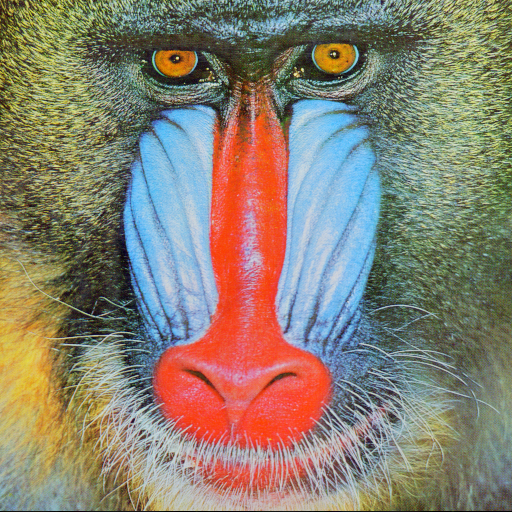
#> input picture Lab4 Week5/image/mandril.bmp, 512 x 512 px, found by its file name
$ python DLPLab.py
#> lines starting #> are read from the running program, lines starting #| are printed output that depends on the picture
### Lab4 Week5/Frequency Domain-B/ImageManager.py
from PIL import Image
import numpy as np
from FrequencyDomainManager import FrequencyDomainManager

class ImageManager:

    Fn = None

    #attributes
    width = None
    height = None
    bitDepth = None

    img = None
    data = None
    original = None

    def read(self, fileName):
        global Fn
        global img
        global data
        global original
        global width
        global height
        global bitDepth


        img = Image.open(fileName)
        data = np.array(img)
        original = np.copy(data)
        width = data.shape[0]
        height = data.shape[1]

        print("ImShape = ", width, height)

        mode_to_bpp = {"1": 1, "L": 8, "P": 8, "RGB": 24, "RGBA": 32, "CMYK": 32,"YCbCr": 24, "LAB": 24, "HSV": 24, "I": 32, "F": 32}
        bitDepth = mode_to_bpp[img.mode]

        print("Image %s width %s x %s pixels (%s bits per pixel) has been read!" % (img, width, height, bitDepth))

    def write(self, fileName):
        global img
        img = Image.fromarray(data)
        try:
            img.save(fileName)
        except:
            print("Write file error")
        else:
            print("Image %s has been written!" % (fileName))

    def convertToGrayscale(self):
        global data
        for y in range(height):
            for x in range(width):
                r = data[x, y, 0]
                g = data[x, y, 1]
                b = data[x, y, 2]
                gray = (int)((0.2126*r) + int(0.7152*g) + int(0.0722*b))
                data[x, y, 0] = gray
                data[x, y, 1] = gray
                data[x, y, 2] = gray

    # Frequency Domain
    def getFrequencyDomain(self, fileName):

        global Fn
        global img
        global data
        global original
        global width
        global height
        global bitDepth

        self.convertToGrayscale()
        fft = FrequencyDomainManager(self, fileName)
        self.restoreToOriginal()

        return fft


    # copy
    def restoreToOriginal(self):
        global data
        data = np.copy(original)


### Lab4 Week5/Frequency Domain-B/FrequencyDomainManager.py
from PIL import Image
import ImageManager as im
import numpy as np
import math
# from matplotlib import pyplot as plt
import cmath
import sys

class FrequencyDomainManager:

    data = None
    width = None
    height = None
    imgWidth = None
    imgHeight = None
    original = None
    im = None

    def __init__(self, IM, fileName):

        global im
        global data
        global original
        global width
        global height

        print(IM)

        self.im = Image.open(fileName)
        data = np.array(self.im)
        self.original = np.copy(self.data)
        self.imgWidth = data.shape[0]
        self.imgHeight = data.shape[1]

        self.width = self.nextPowerOf2(self.imgWidth)
        self.height = self.nextPowerOf2(self.imgHeight)

        self.data = np.zeros((self.width, self.height), dtype=np.complex64)

        for y in range(self.imgHeight):
            for x in range(self.imgWidth):
                gray = im.data[x, y, 0]
                self.data[x, y] = gray + 0j

        self.fft2d(False)
        self.shifting()

        self.original = np.copy(self.data)

    def shifting(self):
        halfWidth = self.width // 2
        halfHeight = self.height // 2

        self.data = np.roll(self.data, halfHeight, axis = 0)
        self.data = np.roll(self.data, halfWidth, axis = 1)

    def nextPowerOf2(self, a):
        b = 1
        while (b < a):
            b = b << 1
        return b

    def fft(self, x):

        n = self.nextPowerOf2(len(x))

        # base case
        if (n == 1):
            return x

        # radix 2 Cooley-Tukey FFT
        # even terms
        evenFFT = np.array(self.fft(x[0::2]), dtype=np.complex128)

        # odd terms
        oddFFT = np.array(self.fft(x[1::2]), dtype=np.complex128)

        # compute FFT
        factor = np.array([math.cos(-2 * k * math.pi / n) + math.sin(-2 * k * math.pi / n) * 1j for k in range(n // 2)], dtype=np.complex128)
        factor = factor * oddFFT
        return [evenFFT[k] + factor[k] for k in range(n // 2)] + [evenFFT[k] - factor[k] for k in range(n // 2)]

    def fft2d(self, invert):
        # horizontal first
        if (not invert):
            self.data = [self.fft(row) for row in self.data]
        else:
            self.data = [self.ifft(row) for row in self.data]

        self.data = np.transpose(self.data)

        # then vertical
        if (not invert):
            self.data = [self.fft(row) for row in self.data]
        else:
            self.data = [self.ifft(row) for row in self.data]

        self.data = np.transpose(self.data)

    def writeSpectrumLogScaled(self, fileName):
        temp = np.zeros((self.height, self.width, 3))

        spectrum = np.absolute(self.data)
        max = np.max(spectrum)
        min = np.min(spectrum)

        min = 0 if min < 1.0 else cmath.log10(min)
        max = 0 if max < 1.0 else cmath.log10(max)

        for y in range(self.height):
            for x in range(self.width):
                spectrumV = spectrum[x, y]
                spectrumV = 0 if spectrumV < 1.0 else cmath.log10(spectrumV)
                spectrumV = ((spectrumV - min) * 255.0 / (max - min))

                spectrumV = 255.0 if float(spectrumV.real) > 255.0 else spectrumV
                spectrumV = 0 if float(spectrumV.real) < 0 else spectrumV

                temp[x, y, 0] = float(spectrumV.real)
                temp[x, y, 1] = float(spectrumV.real)
                temp[x, y, 2] = float(spectrumV.real)

        img = Image.fromarray(temp.astype(np.uint8))
        try:
            img.save(fileName)
        except:
            print("Write file error")
        else:
            print("Image %s has been written!" % (fileName))

    def writePhase(self, fileName):

        temp = np.zeros((self.height, self.width, 3))

        phase = np.angle(self.data)
        max = np.max(phase)
        min = np.min(phase)

        for y in range(self.height):
            for x in range(self.width):
                phaseV = phase[x,y]
                phaseV = ((phaseV - min) * 255 / (max - min))

                phaseV = 255 if phaseV > 255 else phaseV
                phaseV = 0 if phaseV < 0 else phaseV

                temp[x, y, 0] = phaseV
                temp[x, y, 1] = phaseV
                temp[x, y, 2] = phaseV

        img = Image.fromarray(temp.astype(np.uint8))
        try:
            img.save(fileName)
        except:
            print("Write file error")
        else:
            print("Image %s has been written!" % (fileName))

    def ifft(self, x):
        n = len(x)

        # conjugate then fft for the inverse
        x = np.conjugate(x)
        x = self.fft(x)
        x = np.conjugate(x)

        x = x / n

        return x

    def getInverse(self):

        global im
        global data

        self.shifting()
        self.fft2d(True)

        dataRe = np.real(self.data)
        for y in range(self.height):
            for x in range(self.width):
                color = dataRe[x, y]
                color = 255 if color > 255 else color
                color = 0 if color < 0 else color

                im.data[x, y, 0] = color
                im.data[x, y, 1] = color
                im.data[x, y, 2] = color

    # Lowpass Filter
    def ILPF(self, radius):
        if (radius <= 0 or radius > min(self.width/2, self.height/2)):
            print("INVALID Radius!")
            return
        centerX = self.width // 2
        centerY = self.height // 2

        for y in range(self.height):
            for x in range(self.width):
                if ((x - centerX) ** 2 + (y - centerY) ** 2 > radius ** 2):
                    self.data[x, y] = 0 + 0j

    # Highpass Filter
    # [12 lines left out: function IHPF, not called in this run]


### Lab4 Week5/Frequency Domain-B/DLPLab.py
from PIL import Image
import numpy as np
from ImageManager import ImageManager
from FrequencyDomainManager import FrequencyDomainManager

img = Image.open("image/mandril.bmp")
#> img is the input picture: PIL image 512x512 RGB; mean R, G, B 137.4, 128.9, 113.1
data = np.array(img)

# shape array
width = data.shape[0]
#> width = 512
height = data.shape[1]
#> height = 512

print(width, height)
#| 512 512

mode_to_bpp = {"1": 1, "L": 8, "P": 8, "RGB": 24, "RGBA": 32, "CMYK": 32, "YCbCr": 24, "LAB": 24, "HSV": 24, "I": 32, "F": 32}
bitDepth = mode_to_bpp[img.mode]
#> bitDepth = 24

print("Image %s with %s x %s pixels (%s bits per pixel) has been read!" % (img, width, height, bitDepth))
#| Image <PIL.BmpImagePlugin.BmpImageFile image mode=RGB size=512x512 at 0x7F523A4DB290> with 512 x 512 pixels (24 bits per pixel) has been read!

im = ImageManager()
im.read("image/mandril.bmp")
#| ImShape =  512 512
#| Image <PIL.BmpImagePlugin.BmpImageFile image mode=RGB size=512x512 at 0x7F523A4D8650> width 512 x 512 pixels (24 bits per pixel) has been read!

# Get the frequency domain of the image
fft = im.getFrequencyDomain("image/mandril.bmp")
#> after the loop in convertToGrayscale, `for y in range(height):`:
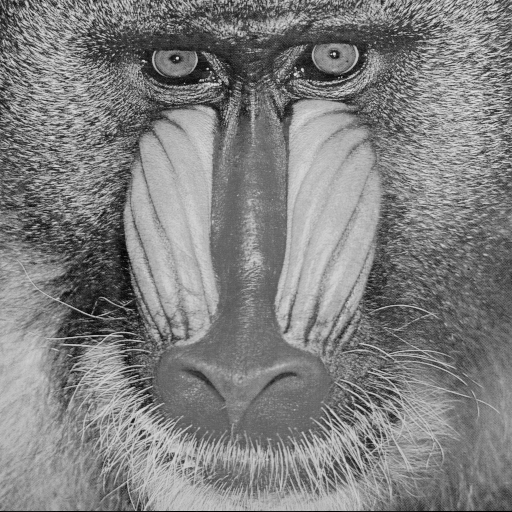
#> data: shape (512, 512, 3); min 0, max 231, mean 128

# # Write the log-scaled spectrum to an image file
fft.writeSpectrumLogScaled("image/mandrilSpectrum.png")
#> after the loop in writeSpectrumLogScaled, `for y in range(self.height):`:
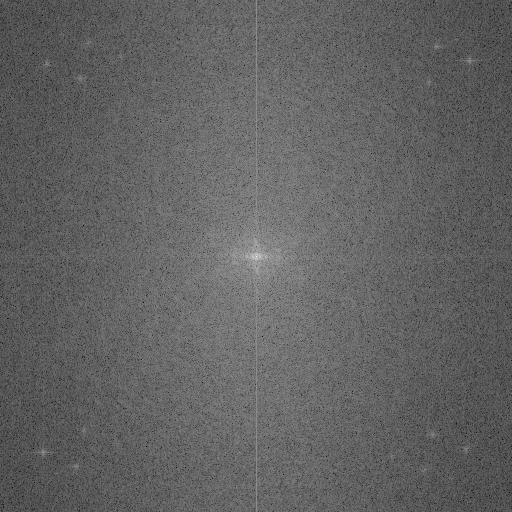
#> temp: shape (512, 512, 3) float64; min 0, max 255, mean 98.7

# # Write the phase spectrum to an image file
fft.writePhase("image/mandrilPhase.png")
#> after the loop in writePhase, `for y in range(self.height):`:
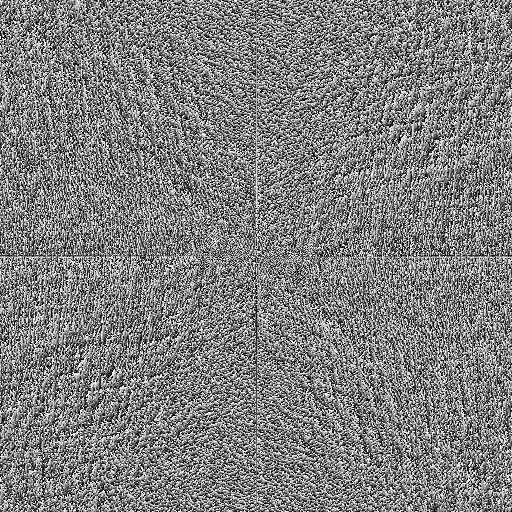
#> temp: shape (512, 512, 3) float64; min 0, max 255, mean 127.5

# Apply a low-pass filter (e.g., radius = 50)
fft.ILPF(3)

# # Write the filtered spectrum and phase
fft.writeSpectrumLogScaled("image/mandrilLowPassSpectrum_R3.png")
#> call 2 of writeSpectrumLogScaled, with fileName = 'image/mandrilLowPassSpectrum_R3.png'
#> after the loop in writeSpectrumLogScaled (call 2), `for y in range(self.height):`:
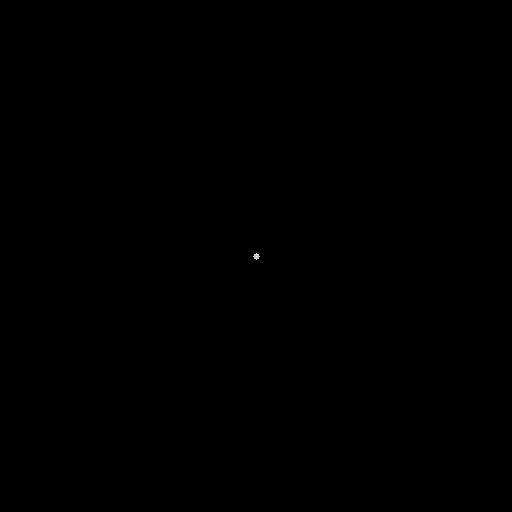
#> temp: shape (512, 512, 3) float64; min 0, max 255, mean 0
fft.writePhase("image/mandrilLowPassPhase_R3.png")

# # Inverse the transformation back to spatial domain
fft.getInverse()

# Save the filtered image
im.write("image/mandrilFiltered_R3.png")
#> in write, `img = Image.fromarray(data)`:
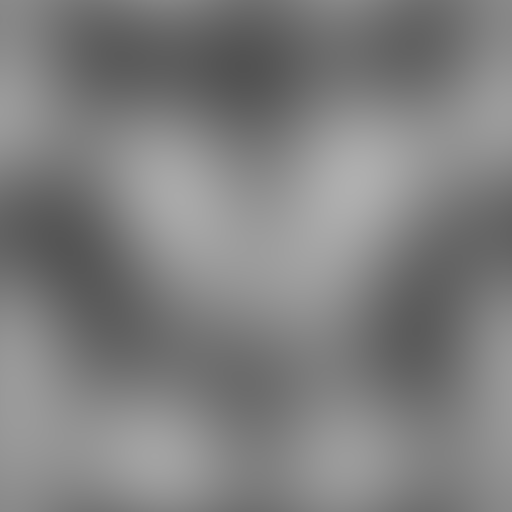
#> img: PIL image 512x512 RGB; min 82, max 175, mean 127.5
